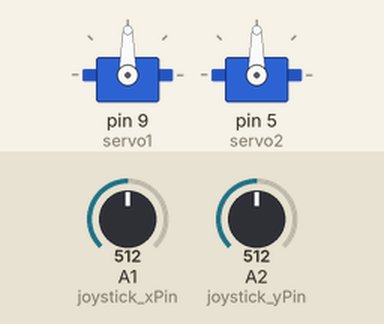
Recording of a sketch running on a simulated Arduino Uno, built with avr-gcc and run on an emulated ATmega328P. Shown: 2 × servo. The inputs (shaded band) are chosen by the test bench; at power-on: A1 (joystick_xPin) = 512, A2 (joystick_yPin) = 512.

Above: at 1.2 s.
1.3 s: A1 (joystick_xPin) set to 716
At 1.9 s:
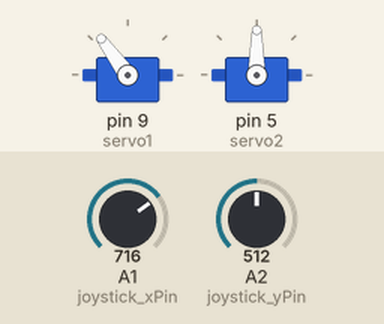
2.8 s: A2 (joystick_yPin) set to 716
At 4.0 s:
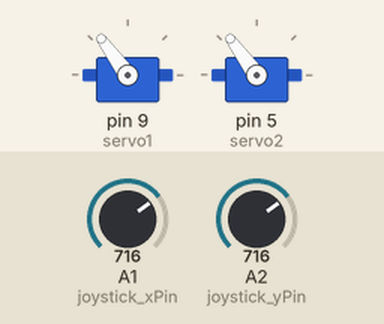
4.3 s: A1 (joystick_xPin) set to 900
At 5.4 s:
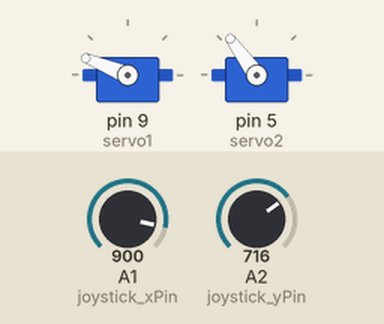
5.8 s: A2 (joystick_yPin) set to 900
At 7.0 s:
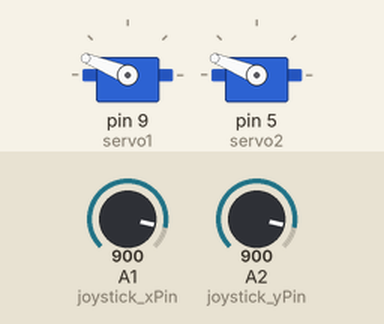
7.3 s: A1 (joystick_xPin) set to 1023
At 8.3 s:
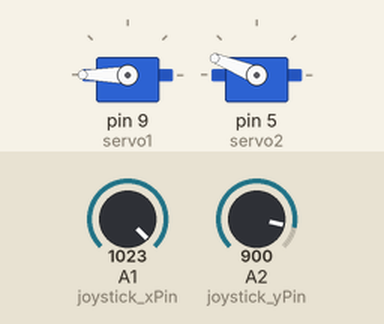
8.8 s: A2 (joystick_yPin) set to 1023
At 9.5 s:
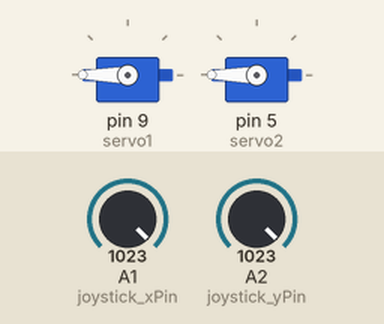
Timing chart, 0 to 11.3 s (numbered marks = the images above; inputs shaded):
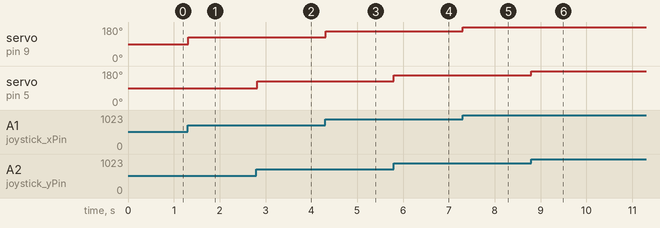

Measured:
- after the input at 1.3 s, servo on pin 9 (servo1): 90° → 126° at once
- after the input at 2.8 s, servo on pin 5 (servo2): 90° → 126° at once
- after the input at 4.3 s, servo on pin 9 (servo1): 126° → 158° at once
- after the input at 5.8 s, servo on pin 5 (servo2): 126° → 158° at once
- after the input at 7.3 s, servo on pin 9 (servo1): 158° → 180° at once
- after the input at 8.8 s, servo on pin 5 (servo2): 158° → 180° at once

The sketch:

_2servo1joystick.ino
```cpp
#include <Servo.h>
const int joystick_xPin = A1;
const int joystick_yPin = A2;
Servo servo1;  // create servo object to control a servo
Servo servo2;  // create servo object to control a servo
//const int buttonPin = 2;     // the number of the pushbutton pin

void setup()
{
  servo1.attach(9);  // attaches the servo on pin 9 to the servo object. servo x
  servo2.attach(5);  // attaches the servo on pin 5 to the servo object. servo y
//  pinMode(buttonPin, INPUT);
}
void loop()
{
//  buttonState = digitalRead(buttonPin);
//  int buttonState = 0;         // variable for reading the pushbutton status
  int joystick_x;
  int joystick_y;
  joystick_x = map(analogRead(joystick_xPin), 0, 1023, 1, 180);  // 20 was original instead of 180
  joystick_y = map(analogRead(joystick_yPin), 0, 1023, 1, 180);  // 20 was original instead of 180
  servo1.write(joystick_x);                  // sets the servo position according to the scaled value
  servo2.write(joystick_y);                  // sets the servo position according to the scaled value
  delay(15);                           // waits for the servo to get there
//    if (buttonState == HIGH) {
    // turn LED on:
//    digitalWrite(ledPin, HIGH);
// }
//  else {
    // turn LED off:
//    digitalWrite(ledPin, LOW);
//        }
}

//int jStick_x;  //  var for position of servo x
//int jStick_y;  //  var for position of servo y
//if
```
